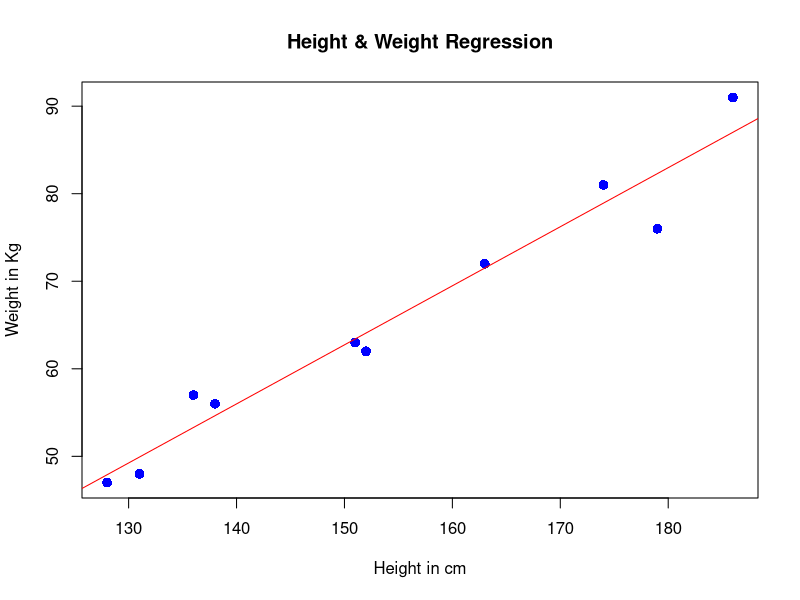
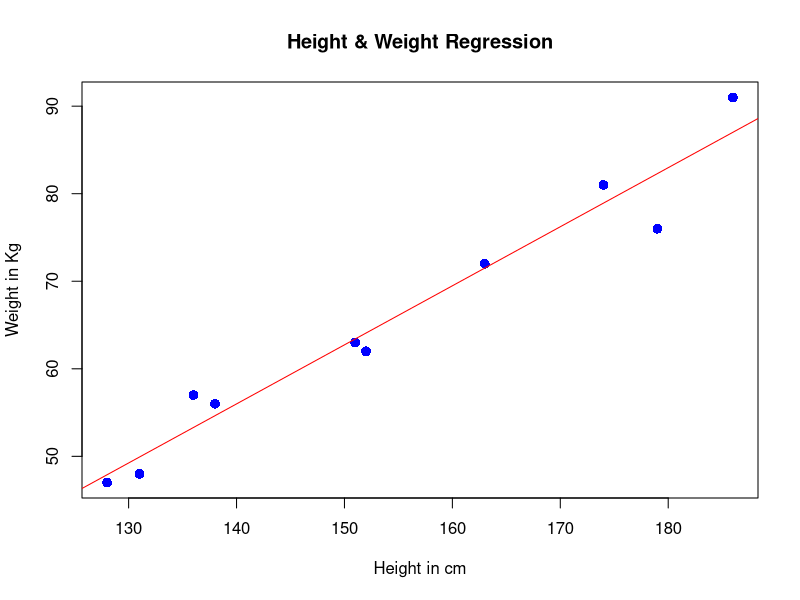

The R source for these figures, in order:
x <- c(151, 174, 138, 186, 128, 136, 179, 163, 152, 131) 
y <- c(63, 81, 56, 91, 47, 57, 76, 72, 62, 48)

relation <- lm(y ~ x)

# Save plot as PNG
png(file = "linearregression.png") 
plot(x, y, col = "blue", main = "Height & Weight Regression",
     cex = 1.3, pch = 16, xlab = "Height in cm", ylab = "Weight in Kg")
abline(relation, col = "red")  
dev.off()

# Display plot in RStudio
plot(x, y, col = "blue", main = "Height & Weight Regression",
     cex = 1.3, pch = 16, xlab = "Height in cm", ylab = "Weight in Kg")
abline(relation, col = "red")
